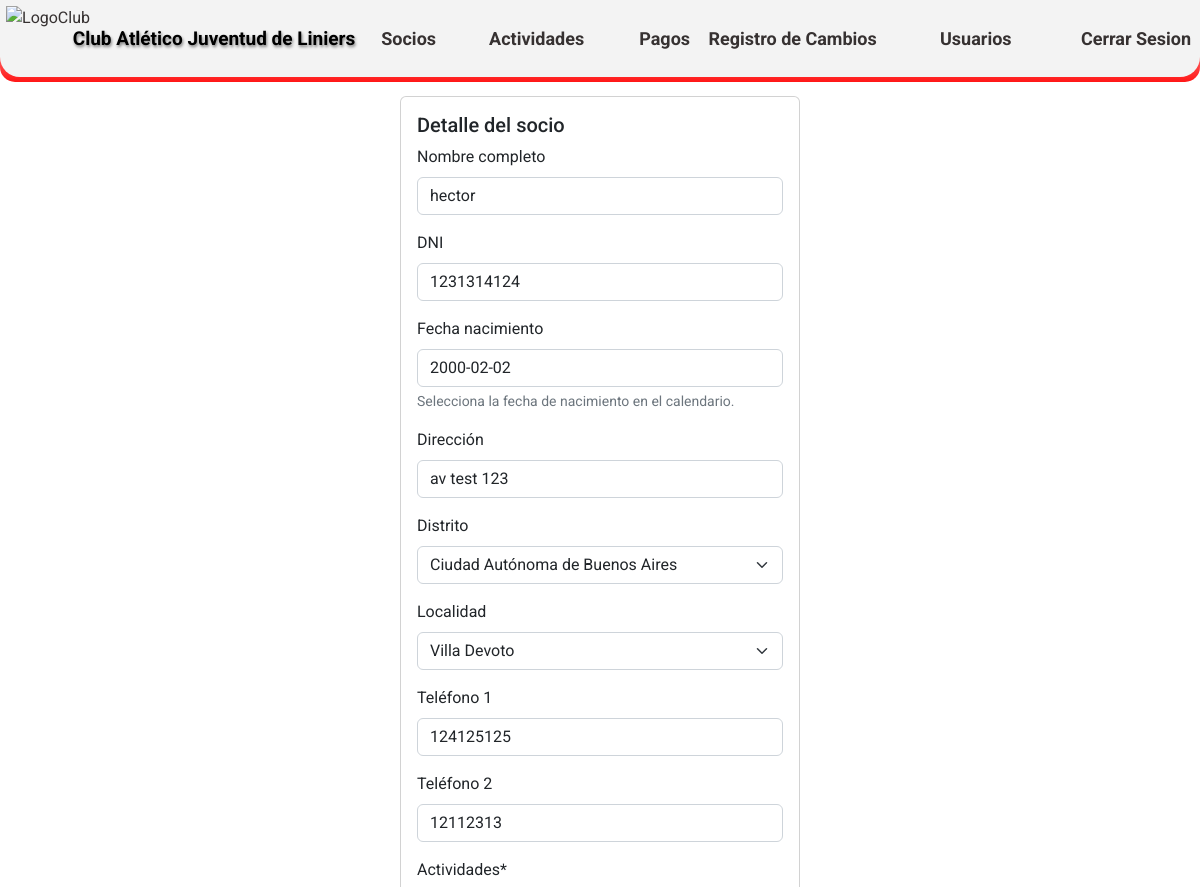
/detalles/2/ (signed in, upper part), run on an earlier commit of the app's database.
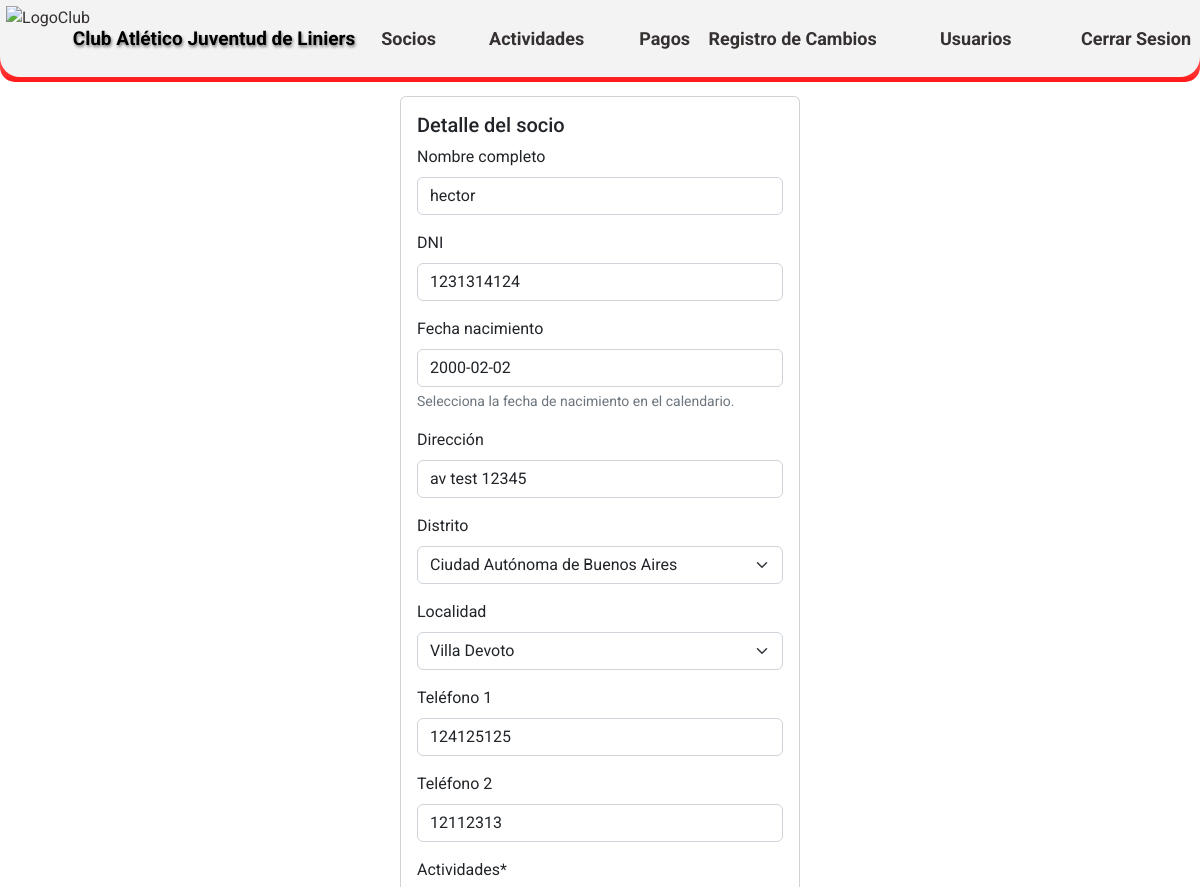
And on a later commit of the database.
### CAJL/aplications/partners/models.py (models this page shows, shortened)
class partners (models.Model):
    nombre_completo = models.CharField('Nombre completo', max_length=50, validators=[letters_only_validator], blank=True)
    dni = models.IntegerField('DNI',blank=True)
    fecha_nacimiento = models.DateField('Fecha de nacimiento',blank=True, null=True)
    direccion = models.CharField('Dirección', max_length=50, blank=True)
    DISTRICT_CHOICES = location.LOC_CHOICES
    distrito = models.CharField('Distrito',max_length=2, choices=DISTRICT_CHOICES, blank=True)
    localidad = models.ForeignKey(location, on_delete=models.CASCADE, blank=True)
    telefono1 = models.CharField('Teléfono 1',max_length=15, blank=True)
    telefono2 = models.CharField('Teléfono 2',max_length=15,blank=True)
    actividades = models.ManyToManyField(activities)
    correo = models.EmailField('Email',max_length=40,blank=True)
    descripcion = models.CharField('Descripción',max_length=50, blank=True)
    apto_fisico = models.BooleanField('Apto físico',default=False)
    fecha_emisión_apto_físico = models.DateField ('Fecha de emisión del apto físico',blank=True, null=True)
    fecha_emisión_fichaje = models.DateField ('Fecha de emisión del fichaje',blank=True, null=True)
    compite = models.BooleanField('Fichado',default=False)
    socio_activo = models.BooleanField('Socio activo',default=False)
    user = models.ForeignKey(User, on_delete=models.CASCADE)
    class Meta:
        verbose_name = 'Socio'
        verbose_name_plural = 'Socios del club'
        ordering = ['nombre_completo']

### CAJL/aplications/partners/views.py (the view)
# urls.py: path('detalles/<int:partner_id>/', views.detalles, name='detalles'),
@login_required
def detalles(request, partner_id):
    partner = get_object_or_404(partners, id=partner_id)
    if request.method == 'POST':
        if 'editar' in request.POST:
            form = PartnerForm(request.POST, instance=partner)
            if form.is_valid():
                form.save()
                messages.success(request, 'Los datos del socio han sido actualizados.')
                return redirect('socios')
            else:
                messages.error(request, 'Error al actualizar los datos de la actividad.')
        elif 'eliminar' in request.POST:
            created = False  # Aquí asumimos que la eliminación no equivale a una creación
            create_change_log(sender=partners, instance=partner, created=created)
            partner.delete()
            messages.success(request, 'El socio ha sido eliminado.')
            return redirect('socios')  # Redirige a donde desees después de la eliminación
    else:
        form = PartnerForm(instance=partner)
    return render(request, 'partners/detalles_socio.html', {'form': form, 'partner': partner})

### CAJL/aplications/partners/forms.py
class PartnerForm(forms.ModelForm):
    actividades = forms.ModelMultipleChoiceField(
        queryset=activities.objects.all(),
        widget=forms.CheckboxSelectMultiple,
        help_text=f'<a href="/agregar_actividad/" target="_blank">Agregar actividad</a>'
    )
    fecha_nacimiento = forms.DateField(
    widget=DatePickerInput(options={
        'format': 'DD/MM/YYYY',
        'locale': 'es'
    }),
        help_text='Selecciona la fecha de nacimiento en el calendario.',
        required=False
    )
    fecha_emisión_apto_físico = forms.DateField(
        widget=DatePickerInput(options={
        'format': 'DD/MM/YYYY',
        'locale': 'es'
    }),
        help_text='Selecciona la fecha de emisión del apto físico en el calendario.',
        required=False
    )
    fecha_emisión_fichaje = forms.DateField(
        widget=DatePickerInput(options={
        'format': 'DD/MM/YYYY',
        'locale': 'es'
    }),
        help_text='Selecciona la fecha de emisión del fichaje en el calendario.',
        required=False
    )
    class Meta:
        model = partners
        exclude = ['user']

### CAJL/aplications/activities/models.py (called while the page is built)
    def __str__(self):
        return f'{self.nombre_actividad}'

### templates/partners/detalles_socio.html (shortened to what this page needs)
{% extends 'loginregister/base.html' %}
{% block content %}
{% load crispy_forms_tags %}
<br>
<br>
<br>
<br>
<!DOCTYPE html>
<html>
<head>
</head>
<body>
    <form method="post">
    <div class="card mx-auto" style="width: 25rem;">
        <div class="card-body">
          <h5 class="card-title">Detalle del socio</h5>
          {{ form | crispy }}
        </div>
      </div>
    </form>
</body>
</html>
{% endblock %}

What changed in the data, as far as the page shows it:
changed partners "hector": direccion "av test 123" → "av test 12345"
